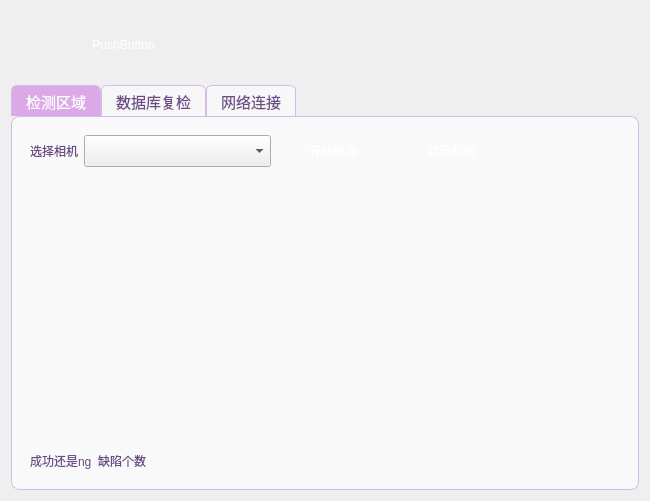
<?xml version="1.0" encoding="UTF-8"?>
<ui version="4.0">
 <class>CtrForm</class>
 <widget class="QWidget" name="CtrForm">
  <property name="geometry">
   <rect>
    <x>0</x>
    <y>0</y>
    <width>650</width>
    <height>501</height>
   </rect>
  </property>
  <property name="font">
   <font>
    <pointsize>11</pointsize>
   </font>
  </property>
  <property name="windowTitle">
   <string>Form</string>
  </property>
  <property name="styleSheet">
   <string notr="true">/* CtrForm 主窗体背景 */
#CtrForm {
    background: qlineargradient(
        x1:0, y1:0, x2:0, y2:1,
        stop:0 #f8ecf7,
        stop:1 #eadef7
    );
}
MultiSelectComboBox
{
background: qlineargradient(
        x1:0,y1:0,x2:0,y2:1,
        stop:0 #dba8e8,
        stop:1 #b988da
    );
    color:white;
    border:none;
    border-radius:8px;
    padding:7px 16px;
    font-size:12px;
}
/* TabWidget 整体 */
QTabWidget::pane {
    border:1px solid #d4bce6;
    border-radius:8px;
    background-color:rgba(255,255,255,0.62);
}
QTabBar::tab {
    background:rgba(255,255,255,0.5);
    color:#6b4a87;
    padding:6px 14px;
    border:1px solid #d4bce6;
    border-bottom:none;
    border-top-left-radius:6px;
    border-top-right-radius:6px;
}
QTabBar::tab:selected {
    background:#dba8e8;
    color:white;
}
QTabBar::tab:hover {
    background:#e8cff2;
}

/* PushButton 按钮，新增按钮自动生效 */
QPushButton {
    background: qlineargradient(
        x1:0,y1:0,x2:0,y2:1,
        stop:0 #dba8e8,
        stop:1 #b988da
    );
    color:white;
    border:none;
    border-radius:8px;
    padding:7px 16px;
    font-size:12px;
}
QPushButton:hover {
    background: qlineargradient(
        x1:0,y1:0,x2:0,y2:1,
        stop:0 #e2b3ed,
        stop:1 #c395e0
    );
}
QPushButton:pressed {
    background: qlineargradient(
        x1:0,y1:0,x2:0,y2:1,
        stop:0 #c985d9,
        stop:1 #ab79cc
    );
}

/* Label 文字，后续新增label自动适配文字颜色 */
QLabel {
    color:#6b4a87;
    font-size:12px;
}</string>
  </property>
  <layout class="QVBoxLayout" name="verticalLayout" stretch="1,10">
   <item>
    <widget class="QWidget" name="widget_4" native="true">
     <layout class="QHBoxLayout" name="horizontalLayout_4">
      <item>
       <widget class="TitelIcon" name="titwid" native="true">
        <property name="sizePolicy">
         <sizepolicy hsizetype="Fixed" vsizetype="Fixed">
          <horstretch>0</horstretch>
          <verstretch>0</verstretch>
         </sizepolicy>
        </property>
        <property name="minimumSize">
         <size>
          <width>50</width>
          <height>50</height>
         </size>
        </property>
        <property name="maximumSize">
         <size>
          <width>50</width>
          <height>50</height>
         </size>
        </property>
       </widget>
      </item>
      <item>
       <widget class="QPushButton" name="pushButton_3">
        <property name="text">
         <string>PushButton</string>
        </property>
       </widget>
      </item>
      <item>
       <spacer name="horizontalSpacer_3">
        <property name="orientation">
         <enum>Qt::Orientation::Horizontal</enum>
        </property>
        <property name="sizeHint" stdset="0">
         <size>
          <width>40</width>
          <height>20</height>
         </size>
        </property>
       </spacer>
      </item>
     </layout>
    </widget>
   </item>
   <item>
    <widget class="QTabWidget" name="tabWidget">
     <property name="currentIndex">
      <number>0</number>
     </property>
     <widget class="QWidget" name="tab">
      <attribute name="title">
       <string>检测区域</string>
      </attribute>
      <layout class="QVBoxLayout" name="verticalLayout_2" stretch="1,10,1">
       <item>
        <widget class="QWidget" name="widget" native="true">
         <layout class="QHBoxLayout" name="horizontalLayout_2" stretch="1,5,3,3,3">
          <item>
           <widget class="QLabel" name="label">
            <property name="text">
             <string>选择相机</string>
            </property>
           </widget>
          </item>
          <item>
           <widget class="MultiSelectComboBox" name="comboBox">
            <property name="sizePolicy">
             <sizepolicy hsizetype="Preferred" vsizetype="Preferred">
              <horstretch>0</horstretch>
              <verstretch>0</verstretch>
             </sizepolicy>
            </property>
           </widget>
          </item>
          <item>
           <widget class="QPushButton" name="pushButton_2">
            <property name="text">
             <string>开始检测</string>
            </property>
           </widget>
          </item>
          <item>
           <widget class="QPushButton" name="pushButton">
            <property name="text">
             <string>结束检测</string>
            </property>
           </widget>
          </item>
          <item>
           <spacer name="horizontalSpacer">
            <property name="orientation">
             <enum>Qt::Orientation::Horizontal</enum>
            </property>
            <property name="sizeType">
             <enum>QSizePolicy::Policy::Preferred</enum>
            </property>
            <property name="sizeHint" stdset="0">
             <size>
              <width>10</width>
              <height>20</height>
             </size>
            </property>
           </spacer>
          </item>
         </layout>
        </widget>
       </item>
       <item>
        <widget class="QWidget" name="widget_2" native="true">
         <layout class="QHBoxLayout" name="horizontalLayout_3"/>
        </widget>
       </item>
       <item>
        <widget class="QWidget" name="widget_3" native="true">
         <layout class="QHBoxLayout" name="horizontalLayout">
          <item>
           <widget class="QLabel" name="label_3">
            <property name="text">
             <string>成功还是ng</string>
            </property>
           </widget>
          </item>
          <item>
           <widget class="QLabel" name="label_4">
            <property name="text">
             <string>缺陷个数</string>
            </property>
           </widget>
          </item>
          <item>
           <spacer name="horizontalSpacer_2">
            <property name="orientation">
             <enum>Qt::Orientation::Horizontal</enum>
            </property>
            <property name="sizeHint" stdset="0">
             <size>
              <width>40</width>
              <height>20</height>
             </size>
            </property>
           </spacer>
          </item>
         </layout>
        </widget>
       </item>
      </layout>
     </widget>
     <widget class="QWidget" name="tab_2">
      <attribute name="title">
       <string>数据库复检</string>
      </attribute>
     </widget>
     <widget class="QWidget" name="tab_3">
      <attribute name="title">
       <string>网络连接</string>
      </attribute>
     </widget>
    </widget>
   </item>
  </layout>
 </widget>
 <customwidgets>
  <customwidget>
   <class>TitelIcon</class>
   <extends>QWidget</extends>
   <header location="global">titelicon.h</header>
   <container>1</container>
  </customwidget>
  <customwidget>
   <class>MultiSelectComboBox</class>
   <extends>QComboBox</extends>
   <header location="global">multiselectcombobox.h</header>
  </customwidget>
 </customwidgets>
 <resources/>
 <connections/>
</ui>
